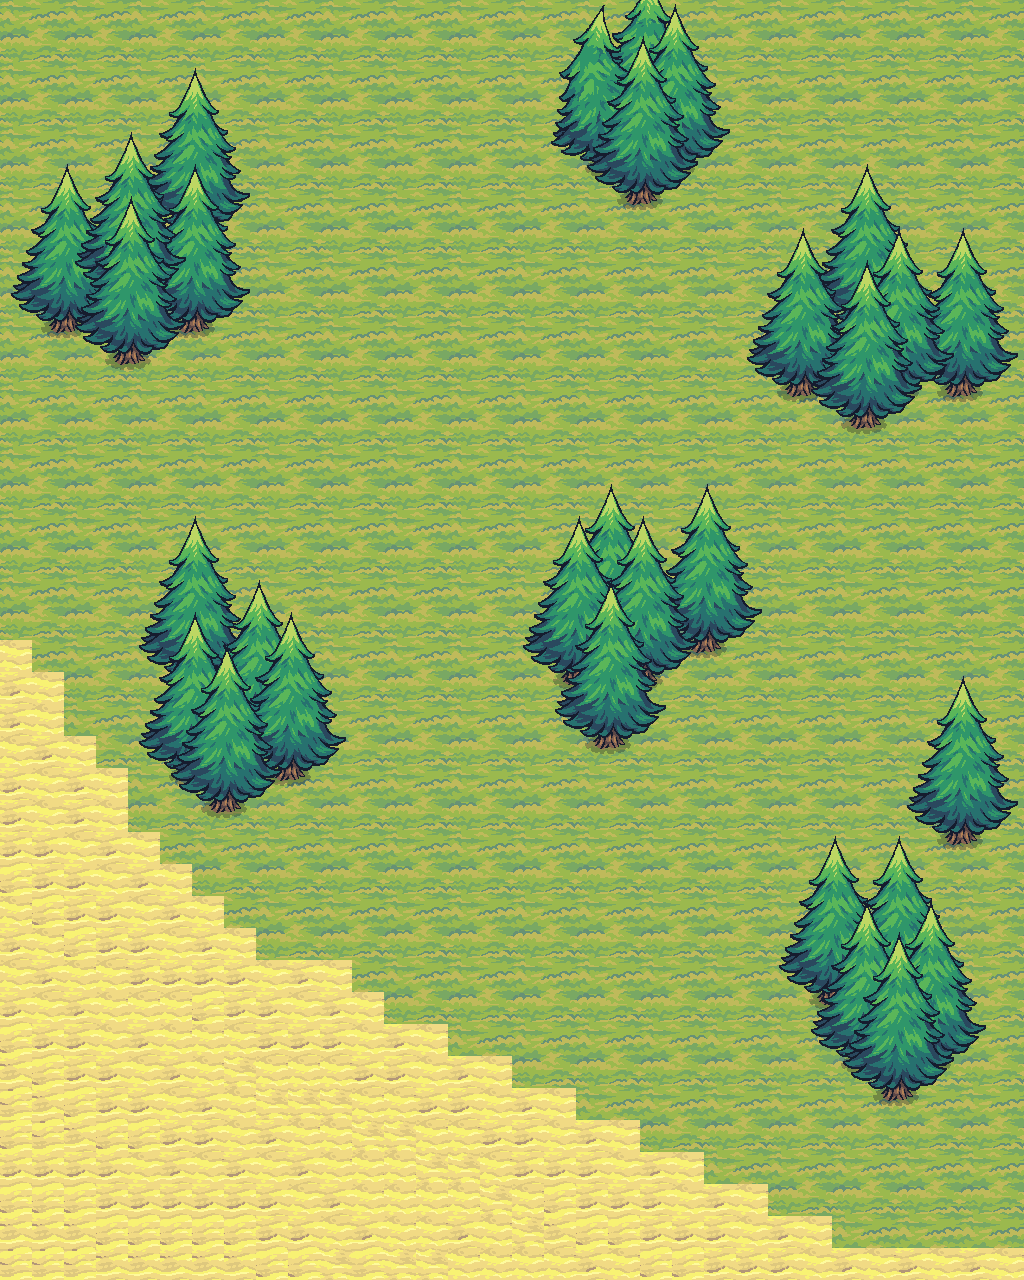

Below is a game level as drawn by its tile map, then a one-line description and the .tmx that defines it (tile-layer data replaced by summaries):
An orthogonal 32x40 tile map with 32x32 px tiles, 6 tile layers (Tile Layer 1, top_layer_1, top_layer_2, top_layer_3, ...), 2 tilesets.

<map version="1.10" tiledversion="1.10.2" orientation="orthogonal" renderorder="right-down" width="32" height="40" tilewidth="32" tileheight="32" infinite="0" nextlayerid="7" nextobjectid="1">
 <tileset firstgid="1" source="terrain.tsx" />
 <tileset firstgid="161" source="trees.tsx" />
 <layer id="1" name="Tile Layer 1" width="32" height="40">
  <data>[1280 cells, 1280 non-empty, 27 distinct tile ids]</data>
 </layer>
 <layer id="2" name="top_layer_1" width="32" height="40">
  <data>[1280 cells, 120 non-empty, 24 distinct tile ids]</data>
 </layer>
 <layer id="3" name="top_layer_2" width="32" height="40">
  <data>[1280 cells, 140 non-empty, 44 distinct tile ids]</data>
 </layer>
 <layer id="4" name="top_layer_3" width="32" height="40">
  <data>[1280 cells, 144 non-empty, 48 distinct tile ids]</data>
 </layer>
 <layer id="5" name="top_layer_4" width="32" height="40">
  <data>[1280 cells, 144 non-empty, 24 distinct tile ids]</data>
 </layer>
 <layer id="6" name="top_layer_5" width="32" height="40">
  <data>[1280 cells, 168 non-empty, 24 distinct tile ids]</data>
 </layer>
</map>
